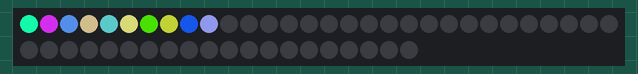
Recording of a sketch running on a simulated Arduino Uno, built with avr-gcc and run on an emulated ATmega328P. Parts: 50 RGB LEDs in strip order, left to right, continuing on the next row. Colours are those a GRB WS2812 strip shows for the declared byte order; random numbers use the default seed unless the sketch sets one.

Above: at 0.49 s.
At 9.2 s:
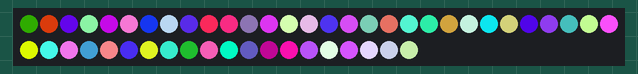
At 14.3 s:
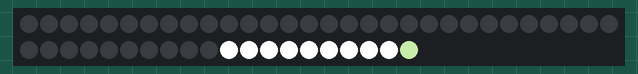
At 21.1 s:
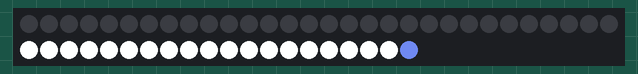
At 27.5 s:
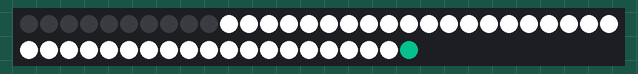
At 34.1 s:
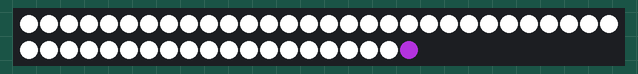

The sketch:

sketch_aug16a.ino
```cpp
                                                                                                                                                                                                                                                                                                                                                                                                                                                                                       #include <FastLED.h>
#define NUM_LEDS 50
#define DATA_PIN 6
int green;
int blue;
int red;

CRGB leds[NUM_LEDS];
void setup() {
  // put your setup code here, to run once:
  FastLED.addLeds<WS2812B, DATA_PIN>(leds, NUM_LEDS); //declare the type of LED the code is writing to
}

void loop() {
  // put your main code here, to run repeatedly:

  // Straight line of 100
  for(int i=0; i < NUM_LEDS; i++){
    leds[i].r = random(255); //change the addressed led to this colour
    leds[i].g = random(255);
    leds[i].b = random(255);
    delay(30);
    FastLED.show();
  }

  delay(300);

  // Turn on each one individually, all white
  for (int i=0; i < NUM_LEDS; i++) {
    if (i > 0) {
      leds[i-1].r = 0;
      leds[i-1].g = 0;
      leds[i-1].b = 0;
    }
    leds[i-1].r = 255;
    leds[i-1].g = 255;
    leds[i-1].b = 255;
    delay(50);
    FastLED.show();
  }

  delay(300);

  // Turn on each row , all white
  for (int i=0; i < NUM_LEDS/10; i++) {
    if (i > 0) {
      for (int r=0; r < 10; r++) {
        leds[((i-1)*10)+r].r = 0;
        leds[((i-1)*10)+r].g = 0;
        leds[((i-1)*10)+r].b = 0;
      }
    }
    for (int r=0; r < 10; r++) {
      leds[(i*10)+r].r = 0;
      leds[(i*10)+r].g = 0;
      leds[(i*10)+r].b = 0;
      delay(50);
    }
    FastLED.show();

  }


}
```

Measured:
- what the display in image 2 shows lasts 0.5 s, from 14.2 s to 14.7 s
- what the display in image 5 shows lasts 0.8 s, from 34.0 s to 34.8 s
